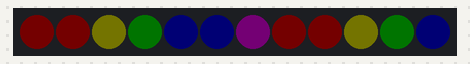
Simulated run of this program. Board: Arduino Nano, built with avr-gcc and run on an emulated ATmega328P. On the bench: 12 RGB LEDs in strip order, left to right. Dim RGB values are drawn brighter than linear.

Above: at 0.1 s.
At 1.1 s:
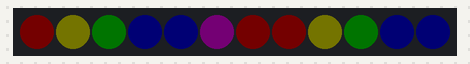
At 2.1 s:
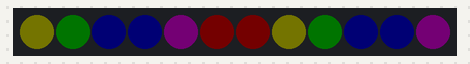
At 3.1 s:
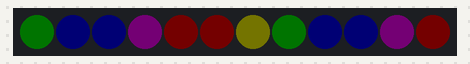
At 4.1 s:
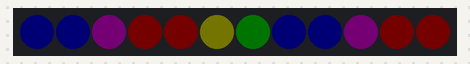
At 6.1 s:
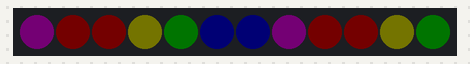

The program:

main.cpp
```cpp
// 跳ねるLED by KenKen
// Arduino版

#include <Adafruit_NeoPixel.h>

#define PIN (2) //信号端子のピン番号
#define LED_NUM (12)  //LEDの総数

#define RAINBOW_NUM (7)
#define RAINBOW_WEAK_GAIN (7)  // 虹の色の強さを暗くするための係数 2^RAINBOW_WEAK_GAIN 倍暗くなる

// 虹の色
const int rainbow_rgb[RAINBOW_NUM][3] = {
  {255, 0, 0},    // 赤
  {255, 127, 0},  // オレンジ
  {255, 255, 0},  // 黄
  {0, 255, 0},    // 緑
  {0, 0, 255},    // 青
  {75, 0, 130},   // 紫
  {148, 0, 211},  // 紫
};

Adafruit_NeoPixel LED = Adafruit_NeoPixel(LED_NUM, PIN, NEO_GRB + NEO_KHZ800);

void setup() {
  // LED初期化、全体消去
  LED.begin();
  LED.show();
}

void loop() {
  // 虹を回転させる
  for (int i = 0; i < RAINBOW_NUM; i++) {
    for (int j = 0; j < LED_NUM; j++) {
      LED.setPixelColor(
        j,
        rainbow_rgb[(i + j) % RAINBOW_NUM][0] >> RAINBOW_WEAK_GAIN,
        rainbow_rgb[(i + j) % RAINBOW_NUM][1] >> RAINBOW_WEAK_GAIN,
        rainbow_rgb[(i + j) % RAINBOW_NUM][2] >> RAINBOW_WEAK_GAIN
      );
    }
    LED.show();
    delay(1000);
  }

}
```

Measured:
- by itself, everything shown: repeats every 7.0 s, in 7 steps
- what the display in image 1 shows lasts 1.0 s, from 1.0 s to 2.0 s
